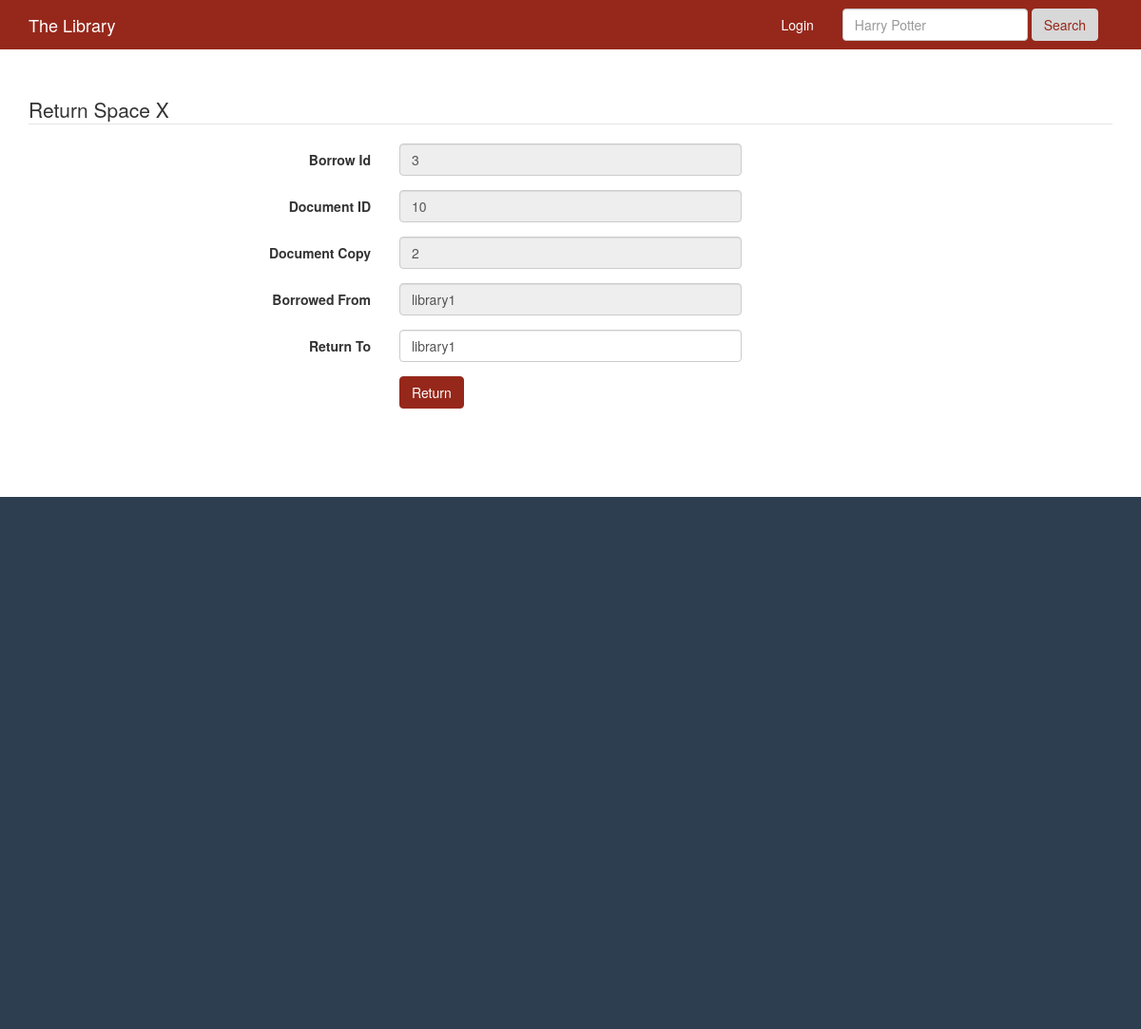
/doc_return/3, run on the app's committed database.
### tables this page shows
CREATE TABLE Document(
	doc_id integer primary key autoincrement,
	doc_title varchar,
	doc_type varchar,
	number_copies varchar
);

CREATE TABLE Borrow(
    borrow_id integer primary key autoincrement,
    reader_id varchar,
    lib_id varchar,
    doc_id int,
    doc_copy int,
    borrow_date date,
    exp_return date
    -- foreign key(reader_id) references Reader(reader_id),
    -- foreign key(lib_id) references Inventory(lib_id),
    -- foreign key(doc_id) references Inventory(doc_id)
);

### main.py (the view)
@app.route('/doc_return/<borrow_id>')
def doc_return(borrow_id=None):
    if borrow_id:
        query = ''' select d.doc_title, b.lib_id, b.doc_id, b.doc_copy, b.borrow_id
            from borrow as b
            inner join document as d
            on b.doc_id = d.doc_id
            where b.borrow_id = (?)
            '''
        cur = g.db.execute( query, [borrow_id] )
        rows = [dict( doc_name=row[0], lib_id=row[1], doc_id=row[2], doc_copy=row[3], borrow_id=row[4] ) for row in cur.fetchall()]
        print rows
    else:
        pass
    return render_template('return.html', context=rows)

### main.py (called while the page is built)
@app.before_request
def before_request():
    g.db = connect_db()

@app.teardown_request
def teardown_request(exception):
    db = getattr(g, 'db', None)
    if db is not None:
        db.close()

def connect_db():
    return sqlite3.connect(app.config['DATABASE'])

### templates/return.html
{% extends "layout.html" %}
{% block body %}
<div class="jumbotron">
    <div class="container">
        <form class="form-horizontal" action="{{ url_for('dreturn') }}" method="post">
        <fieldset>
        <legend>Return {{ context[0]['doc_name'] }}</legend>
        <div class="form-group">
        <label class="col-md-4 control-label" for="borrow_id">Borrow Id</label>
        <div class="col-md-4">
        <input id="borrow_id" name="borrow_id" type="text" class="form-control input-md" value="{{ context[0]['borrow_id'] }}" readonly>
        </div>
        </div>
        <div class="form-group">
        <label class="col-md-4 control-label" for="doc_id">Document ID</label>
        <div class="col-md-4">
        <input id="doc_id" name="doc_id" type="text" class="form-control input-md" value="{{ context[0]['doc_id'] }}" readonly>
        </div>
        </div>
        <div class="form-group">
        <label class="col-md-4 control-label" for="doc_copy">Document Copy</label>
        <div class="col-md-4">
        <input id="doc_copy" name="doc_copy" type="text" class="form-control input-md" value="{{ context[0]['doc_copy'] }}" readonly>
        </div>
        </div>
        <div class="form-group">
        <label class="col-md-4 control-label" for="doc_id">Borrowed From</label>
        <div class="col-md-4">
        <input id="borrowed_from" name="borrowed_from" type="text" class="form-control input-md" value="{{ context[0]['lib_id'] }}" readonly>
        </div>
        </div>
        <div class="form-group">
        <label class="col-md-4 control-label" for="doc_id">Return To</label>
        <div class="col-md-4">
        <input id="return_to" name="return_to" type="text" class="form-control input-md" value="{{ context[0]['lib_id'] }}" >
        </div>
        </div>
        <div class="form-group">
        <label class="col-md-4 control-label" for="return"></label>
        <div class="col-md-4">
            <button id="return" name="return" class="btn btn-primary">Return</button>
        </div>
        </div>
        </fieldset>
        </form>
    </div>
</div>
{% endblock %}

### static/css/custom.css (style rules this page uses)
.btn-primary { color: #fff; background-color: #96281B; border-color: #96281B; }
html { height: 100%; }
body { height: 100%; }
.jumbotron { background-color: #FFF; }

### data on the page
Document: doc_title "Space X"
Borrow: borrow_id "3", doc_id "10", doc_copy "2", borrowed_from "library1", return_to "library1"
